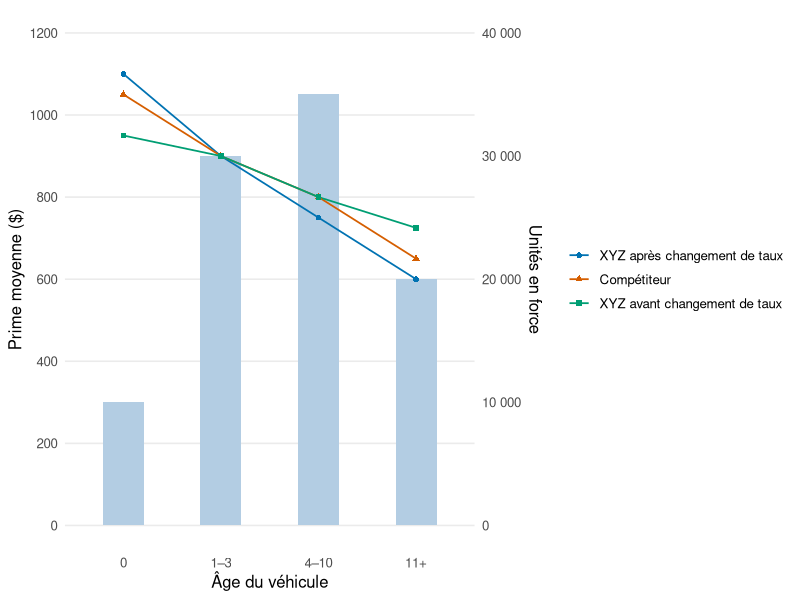

Here is the R script that generated this plot:
## ---- chunk 1
#| echo: false
#| fig-width: 8
#| fig-height: 5.25
#| fig-alt: "Graphique comparant les primes moyennes avant et après un changement de taux de XYZ à celles d’un compétiteur selon quatre groupes d’âge du véhicule. Après le changement, XYZ est plus cher pour les véhicules d’âge 0 et moins cher pour ceux de 11 ans et plus. Les unités en force sont les plus nombreuses pour les véhicules de 4 à 10 ans."

library(ggplot2)

# Valeurs déterministes reconstituées à partir du graphique historique.
donnees_exercice_3 <- data.frame(
  age = factor(c("0", "1–3", "4–10", "11+"), levels = c("0", "1–3", "4–10", "11+")),
  unites = c(10000, 30000, 35000, 20000),
  apres = c(1100, 900, 750, 600),
  competiteur = c(1050, 900, 800, 650),
  avant = c(950, 900, 800, 725)
)

primes_exercice_3 <- data.frame(
  age = rep(donnees_exercice_3$age, 3),
  prime = c(
    donnees_exercice_3$apres,
    donnees_exercice_3$competiteur,
    donnees_exercice_3$avant
  ),
  serie = factor(
    rep(
      c(
        "XYZ après changement de taux",
        "Compétiteur",
        "XYZ avant changement de taux"
      ),
      each = nrow(donnees_exercice_3)
    ),
    levels = c(
      "XYZ après changement de taux",
      "Compétiteur",
      "XYZ avant changement de taux"
    )
  )
)

facteur_exposition <- 0.03

ggplot(donnees_exercice_3, aes(age)) +
  geom_col(
    aes(y = unites * facteur_exposition),
    fill = "#B3CDE3",
    width = 0.42
  ) +
  geom_line(
    data = primes_exercice_3,
    aes(y = prime, colour = serie, group = serie),
    linewidth = 0.6
  ) +
  geom_point(
    data = primes_exercice_3,
    aes(y = prime, colour = serie, shape = serie),
    size = 1.6
  ) +
  scale_colour_manual(
    values = c(
      "XYZ après changement de taux" = "#0072B2",
      "Compétiteur" = "#D55E00",
      "XYZ avant changement de taux" = "#009E73"
    )
  ) +
  scale_shape_manual(values = c(16, 17, 15)) +
  scale_y_continuous(
    name = "Prime moyenne ($)",
    limits = c(0, 1200),
    breaks = seq(0, 1200, 200),
    sec.axis = sec_axis(
      ~ . / facteur_exposition,
      name = "Unités en force",
      breaks = seq(0, 40000, 10000),
      labels = scales::label_number(big.mark = " ")
    )
  ) +
  labs(x = "Âge du véhicule", colour = NULL, shape = NULL) +
  theme_minimal(base_size = 12) +
  theme(
    panel.grid.minor = element_blank(),
    panel.grid.major.x = element_blank(),
    legend.position = "right",
    legend.key.width = grid::unit(1.2, "lines")
  )
